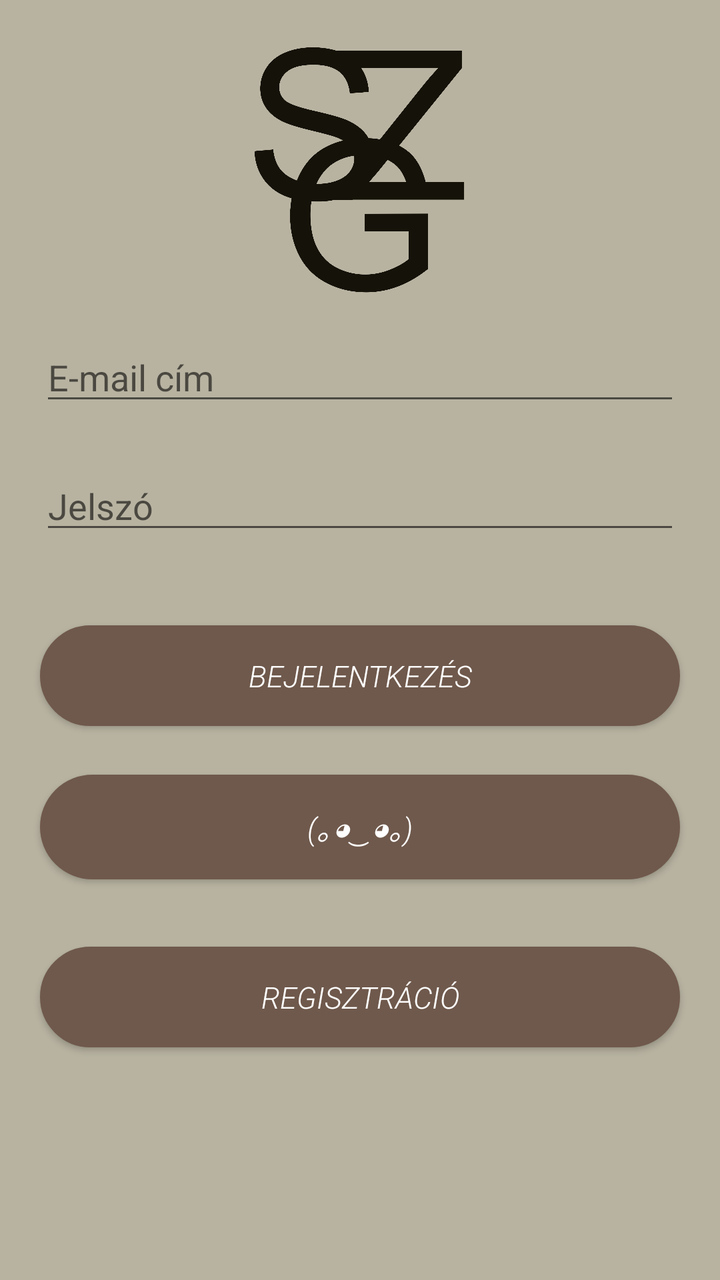
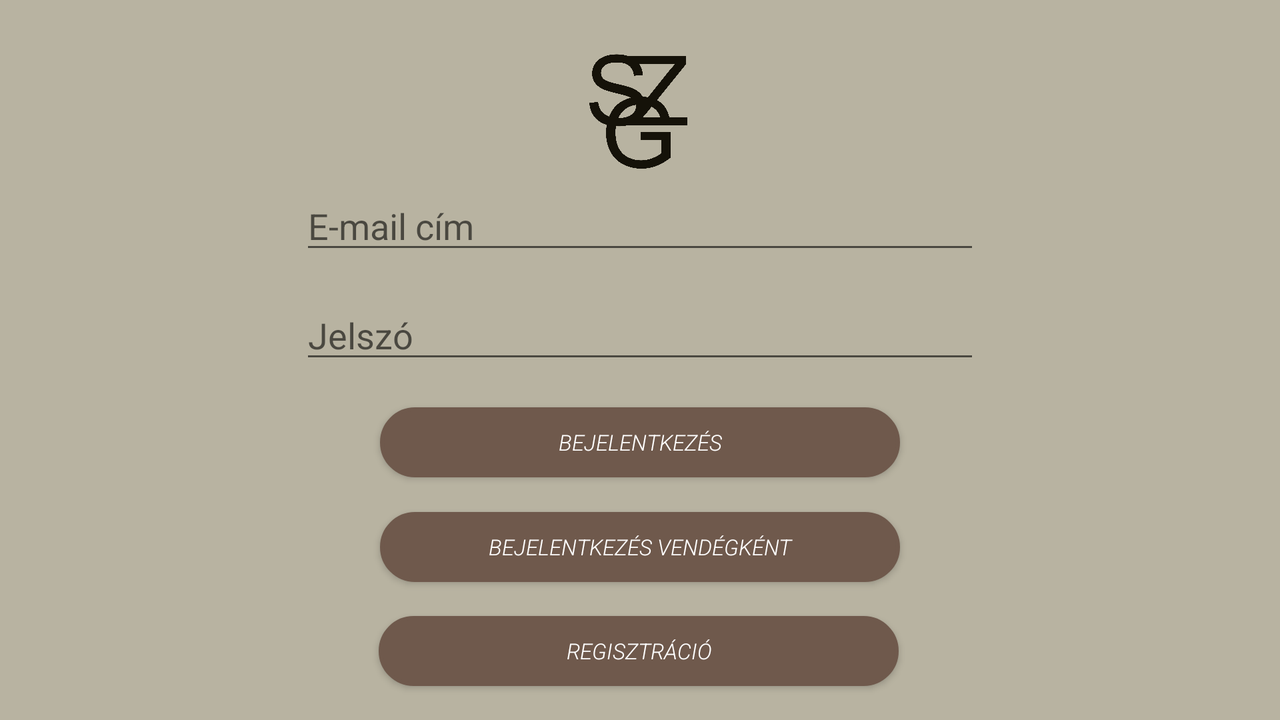

Two renders of one Android screen. The first uses the default layout on a phone; the second uses the alternative layout the repository ships for a different screen configuration, on a matching device. The two XML files are below.
<!-- AndroidManifest.xml: application theme Theme.SzegediMenetrend -->
<!-- res/layout/activity_main.xml -->
<?xml version="1.0" encoding="utf-8"?>
<androidx.constraintlayout.widget.ConstraintLayout xmlns:android="http://schemas.android.com/apk/res/android"
    xmlns:app="http://schemas.android.com/apk/res-auto"
    xmlns:tools="http://schemas.android.com/tools"
    android:id="@+id/main"
    android:layout_width="match_parent"
    android:layout_height="match_parent"
    android:background="@color/light"
    tools:context=".MainActivity">

    <ImageView
        android:id="@+id/logoImage"
        android:layout_width="150dp"
        android:layout_height="150dp"
        android:src="@drawable/logo"
        android:scaleType="fitCenter"
        app:layout_constraintTop_toTopOf="parent"
        app:layout_constraintBottom_toTopOf="@+id/editTextUserName"
        app:layout_constraintStart_toStartOf="parent"
        app:layout_constraintEnd_toEndOf="parent"/>


    <EditText
        android:id="@+id/editTextUserName"
        android:layout_width="match_parent"
        android:layout_height="wrap_content"
        android:layout_marginRight="20dp"
        android:layout_marginLeft="20dp"
        android:ems="10"
        android:hint="@string/email_address"
        android:inputType="text"
        app:layout_constraintBottom_toTopOf="@+id/editTextPassword"
        app:layout_constraintTop_toTopOf="parent"
        app:layout_constraintVertical_bias="0.878"
        tools:layout_editor_absoluteX="0dp" />

    <EditText
        android:id="@+id/editTextPassword"
        android:layout_width="match_parent"
        android:layout_height="wrap_content"
        android:layout_marginRight="20dp"
        android:layout_marginLeft="20dp"
        android:layout_marginBottom="368dp"
        android:ems="10"
        android:hint="@string/password"
        android:inputType="textPassword"
        app:layout_constraintBottom_toBottomOf="parent"
        tools:layout_editor_absoluteX="0dp" />

    <Button
        android:id="@+id/loginButton"
        android:layout_width="0dp"
        android:layout_height="wrap_content"
        android:onClick="login"
        android:layout_marginRight="@dimen/margin_all"
        android:layout_marginLeft="@dimen/margin_all"
        android:text="@string/login"
        android:background="@drawable/button_style"
        android:elevation="40dp"
        style="@style/ButtonTextStyle"
        app:layout_constraintBottom_toBottomOf="parent"
        app:layout_constraintEnd_toEndOf="parent"
        app:layout_constraintHorizontal_bias="0.0"
        app:layout_constraintStart_toStartOf="parent"
        app:layout_constraintTop_toBottomOf="@+id/editTextPassword"
        app:layout_constraintVertical_bias="0.128" />

    <Button
        android:id="@+id/registerButton"
        android:layout_width="0dp"
        android:layout_height="wrap_content"
        android:layout_marginRight="@dimen/margin_all"
        android:layout_marginLeft="@dimen/margin_all"
        android:text="@string/registration"
        android:onClick="register"
        android:background="@drawable/button_style"
        android:elevation="40dp"
        style="@style/ButtonTextStyle"
        app:layout_constraintBottom_toBottomOf="parent"
        app:layout_constraintEnd_toEndOf="parent"
        app:layout_constraintStart_toStartOf="parent"
        app:layout_constraintTop_toBottomOf="@+id/guestLoginButton"
        app:layout_constraintVertical_bias="0.224" />

    <Button
        android:id="@+id/guestLoginButton"
        android:layout_width="0dp"
        android:layout_height="wrap_content"
        android:onClick="loginAsGuest"
        android:text="(｡◕‿◕｡)"
        android:layout_marginRight="@dimen/margin_all"
        android:layout_marginLeft="@dimen/margin_all"
        android:background="@drawable/button_style"
        android:elevation="40dp"
        style="@style/ButtonTextStyle"
        app:layout_constraintBottom_toBottomOf="parent"
        app:layout_constraintEnd_toEndOf="parent"
        app:layout_constraintHorizontal_bias="0.0"
        app:layout_constraintStart_toStartOf="parent"
        app:layout_constraintTop_toBottomOf="@+id/loginButton"
        app:layout_constraintVertical_bias="0.108" />

</androidx.constraintlayout.widget.ConstraintLayout>
<!-- resources referenced by this layout -->
<resources>
  <color name="light">#b8b3a1</color>
  <dimen name="margin_all">20dp</dimen>
  <!-- drawable button_style (drawable) -->
  <selector xmlns:android="http://schemas.android.com/apk/res/android">
      <item>
          <shape android:shape="rectangle">
  
              <solid android:color="#6F594C" />
              <stroke android:width="2dp" android:color="#6F594C" />
              <corners android:radius="30dp" />
              <padding
                  android:top="10dp"
                  android:bottom="10dp"
                  android:left="15dp"
                  android:right="15dp" />
  
          </shape>
      </item>
  </selector>
  <!-- drawable logo: png bitmap (drawable, 157125 bytes) -->
  <string name="email_address">E-mail cím</string>
  <string name="login">Bejelentkezés</string>
  <string name="password">Jelszó</string>
  <string name="registration">Regisztráció</string>
  <style name="ButtonTextStyle">
          <item name="android:fontFamily">sans-serif-light</item>
          <item name="android:textSize">15sp</item>
          <item name="android:textStyle">italic</item>
          <item name="android:textColor">#FFFFFF</item>
          <item name="android:padding">15dp</item>
      </style>
  <style name="Theme.SzegediMenetrend" parent="Base.Theme.SzegediMenetrend" />
  <style name="Base.Theme.SzegediMenetrend" parent="Theme.AppCompat.Light.NoActionBar">
          
          
          <item name="colorPrimary">#6F594C</item>
          <item name="colorOnPrimary">#E2DACD</item>
  
      </style>
</resources>
<!-- res/layout-land/activity_main.xml (the repository's variant of the layout above) -->
<!-- drawn on the phone turned sideways -->
<?xml version="1.0" encoding="utf-8"?>
<androidx.constraintlayout.widget.ConstraintLayout xmlns:android="http://schemas.android.com/apk/res/android"
    xmlns:app="http://schemas.android.com/apk/res-auto"
    xmlns:tools="http://schemas.android.com/tools"
    android:id="@+id/main"
    android:layout_width="match_parent"
    android:layout_height="match_parent"
    android:background="@color/light"
    tools:context=".MainActivity">

    <ImageView
        android:id="@+id/logoImage"
        android:layout_width="70dp"
        android:layout_height="70dp"
        android:layout_marginTop="20dp"
        android:scaleType="fitCenter"
        android:src="@drawable/logo"
        app:layout_constraintEnd_toEndOf="parent"
        app:layout_constraintHorizontal_bias="0.499"
        app:layout_constraintStart_toStartOf="parent"
        app:layout_constraintTop_toTopOf="parent"
        app:layout_constraintVertical_bias="1.0" />

    <EditText
        android:id="@+id/editTextUserName"
        android:layout_width="match_parent"
        android:layout_height="wrap_content"
        android:layout_marginTop="20dp"
        android:layout_marginLeft="150dp"
        android:layout_marginRight="150dp"
        android:ems="10"
        android:hint="@string/email_address"
        android:inputType="text"
        app:layout_constraintBottom_toBottomOf="parent"
        app:layout_constraintEnd_toEndOf="@id/editTextPassword"
        app:layout_constraintHorizontal_bias="1.0"
        app:layout_constraintStart_toStartOf="parent"
        app:layout_constraintTop_toTopOf="parent"
        app:layout_constraintVertical_bias="0.237" />

    <EditText
        android:id="@+id/editTextPassword"
        android:layout_width="match_parent"
        android:layout_height="wrap_content"
        android:layout_marginLeft="150dp"
        android:layout_marginRight="150dp"
        android:ems="10"
        android:hint="@string/password"
        android:inputType="textPassword"
        app:layout_constraintBottom_toBottomOf="parent"
        app:layout_constraintEnd_toEndOf="parent"
        app:layout_constraintStart_toStartOf="parent"
        app:layout_constraintTop_toBottomOf="@id/editTextUserName"
        app:layout_constraintVertical_bias="0.072" />


    <Button
        android:id="@+id/loginButton"
        style="@style/ButtonTextStyle_land"
        android:layout_width="260dp"
        android:layout_height="35dp"
        android:layout_marginLeft="@dimen/margin_all"
        android:layout_marginRight="@dimen/margin_all"
        android:background="@drawable/button_style_land"
        android:elevation="40dp"
        android:onClick="login"
        android:text="@string/login"
        app:layout_constraintBottom_toTopOf="@+id/guestLoginButton"
        app:layout_constraintEnd_toEndOf="parent"
        app:layout_constraintStart_toStartOf="parent"
        app:layout_constraintTop_toBottomOf="@+id/editTextPassword"
         />

    <Button
        android:id="@+id/guestLoginButton"
        style="@style/ButtonTextStyle_land"
        android:layout_width="260dp"
        android:layout_height="35dp"
        android:background="@drawable/button_style_land"
        android:elevation="40dp"
        android:onClick="loginAsGuest"
        android:text="Bejelentkezés vendégként"
        app:layout_constraintBottom_toTopOf="@id/registerButton"
        app:layout_constraintEnd_toEndOf="parent"
        app:layout_constraintStart_toStartOf="parent"
        app:layout_constraintTop_toBottomOf="@+id/loginButton" />

    <Button
        android:id="@+id/registerButton"
        style="@style/ButtonTextStyle_land"
        android:layout_width="260dp"
        android:layout_height="35dp"
        android:layout_marginLeft="@dimen/margin_all"
        android:layout_marginRight="@dimen/margin_all"
        android:background="@drawable/button_style_land"
        android:elevation="40dp"
        android:onClick="register"
        android:text="@string/registration"
        app:layout_constraintBottom_toBottomOf="parent"
        app:layout_constraintEnd_toEndOf="parent"
        app:layout_constraintHorizontal_bias="0.498"
        app:layout_constraintStart_toStartOf="parent"
        app:layout_constraintTop_toBottomOf="@+id/guestLoginButton"
        app:layout_constraintVertical_bias="0.181" />


</androidx.constraintlayout.widget.ConstraintLayout>
<!-- resources referenced by the variant -->
<!-- as the phone turned sideways resolves them -->
<resources>
  <color name="light">#b8b3a1</color>
  <dimen name="margin_all">20dp</dimen>
  <!-- drawable button_style_land (drawable) -->
  <?xml version="1.0" encoding="utf-8"?>
  <selector xmlns:android="http://schemas.android.com/apk/res/android">
      <item>
          <shape android:shape="rectangle">
  
              <solid android:color="#6F594C" />
              <stroke android:width="2dp" android:color="#6F594C" />
              <corners android:radius="30dp" />
              <padding
                  android:top="4dp"
                  android:bottom="4dp"
                  android:left="12dp"
                  android:right="12dp" />
  
          </shape>
      </item>
  </selector>
  <!-- drawable logo: png bitmap (drawable, 157125 bytes) -->
  <string name="email_address">E-mail cím</string>
  <string name="login">Bejelentkezés</string>
  <string name="password">Jelszó</string>
  <string name="registration">Regisztráció</string>
  <style name="ButtonTextStyle_land">
          <item name="android:fontFamily">sans-serif-light</item>
          <item name="android:textSize">11sp</item>
          <item name="android:textStyle">italic</item>
          <item name="android:textColor">#FFFFFF</item>
          <item name="android:padding">8dp</item>
      </style>
  <style name="Theme.SzegediMenetrend" parent="Base.Theme.SzegediMenetrend" />
  <style name="Base.Theme.SzegediMenetrend" parent="Theme.AppCompat.Light.NoActionBar">
          
          
          <item name="colorPrimary">#6F594C</item>
          <item name="colorOnPrimary">#E2DACD</item>
  
      </style>
</resources>
